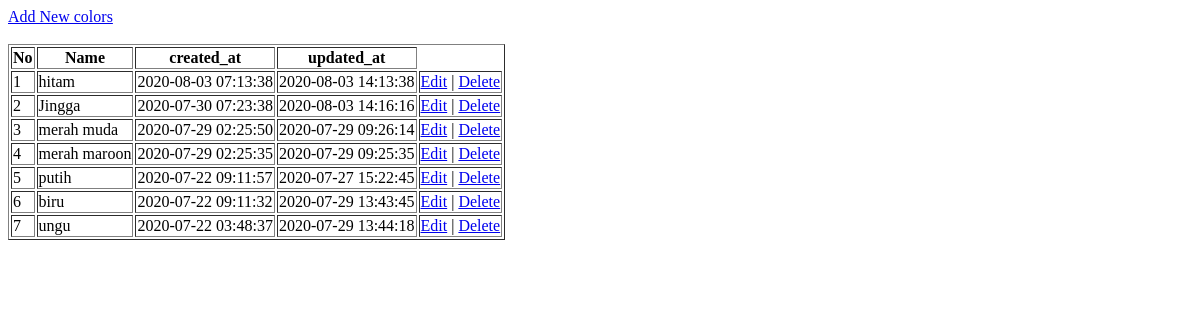
The app's page /views/colors/index.php, older data.
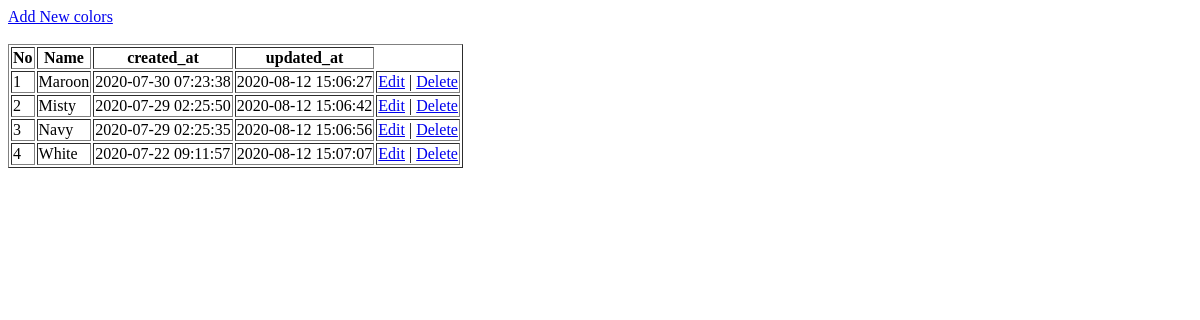
The same page, newer data.
### tables this page shows
CREATE TABLE `colors` (
  `id` int(6) UNSIGNED NOT NULL,
  `name` varchar(30) NOT NULL,
  `created_at` timestamp NOT NULL DEFAULT current_timestamp(),
  `updated_at` datetime DEFAULT current_timestamp() ON UPDATE current_timestamp()
);

### controller/colors/Colors.php (called while the page is built, shortened)
<?php
class Colors {
    function view() {
        $db = new Database();
        $mysqli = $db->connect();
        $sql = "SELECT * FROM colors ORDER BY created_at DESC";
        $result = $mysqli->query($sql);
        while ($data = $result->fetch_assoc()) {
            $hasil[] = $data;
        }
        return $hasil;
    }
}
?>

### views/colors/index.php (the view, shortened to what this page needs)
<!DOCTYPE html>
<html lang="en">
<head>
</head>
<body>
<a href="add_colors.php">Add New colors</a><br/><br/>
    <table border="1">
    <tr>
        <th>No</th>
        <th>Name</th>
        <th>created_at</th>
        <th>updated_at</th>
    </tr>
    <?php
    require "./../../controller/colors/Colors.php";
    $colors = new Colors();
    $result = $colors->view();
    $no = 1;
    if (!empty($result)) {
        foreach ($result as $row) {
            ?>
            <tr>
                <td><?php echo $no++;?></td>
                <td><?php echo $row['name'];?></td>
                <td><?php echo $row['created_at'];?></td>
                <td><?php echo $row['updated_at'];?></td>
                <td><a href='edit_colors.php?id=<?php echo $row["id"]; ?>'>Edit</a>
                 |
                 <a href='delete_colors.php?id=<?php echo $row["id"]; ?>'>Delete</a>
                 </td>
            </tr>
            <?php
            }
    }else{
        echo "data 0";
    }
    ?>
    </table>
</body>
</html>

Row changes from the older to the newer data that the page shows:
removed colors: name "hitam", created_at "2020-08-03 07:13:38", updated_at "2020-08-03 14:13:38"
removed colors: name "biru", created_at "2020-07-22 09:11:32", updated_at "2020-07-29 13:43:45"
removed colors: name "ungu", created_at "2020-07-22 03:48:37", updated_at "2020-07-29 13:44:18"
changed colors: name "Jingga" → "Maroon"; updated_at "2020-08-03 14:16:16" → "2020-08-12 15:06:27"
changed colors: name "merah muda" → "Misty"; updated_at "2020-07-29 09:26:14" → "2020-08-12 15:06:42"
changed colors: name "merah maroon" → "Navy"; updated_at "2020-07-29 09:25:35" → "2020-08-12 15:06:56"
changed colors: name "putih" → "White"; updated_at "2020-07-27 15:22:45" → "2020-08-12 15:07:07"
